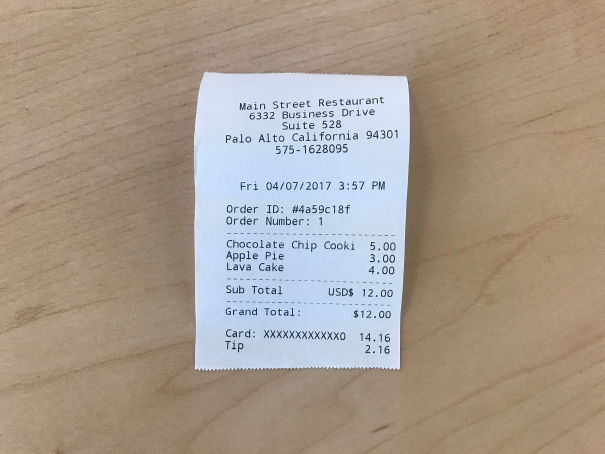
#> input picture PythonTests/img.JPG, 1210 x 908 px (shown at 1/2 size)
$ python 4.py
#> lines starting #> are read from the running program, lines starting #| are printed output that depends on the picture; after the words box and inside, x2 and y2 are one past the last pixel; in counts of white or black regions, pixels touching at a corner belong together
import imutils
import cv2
import numpy as np
import matplotlib.pyplot as plt

import pytesseract

# https://theailearner.com/tag/cv2-warpperspective/
# https://docs.opencv.org/3.0-beta/doc/py_tutorials/py_imgproc/py_geometric_transformations/py_geometric_transformations.html#geometric-transformations

img = cv2.imread('img.JPG')
#> img is the input picture: shape (908, 1210, 3); mean B, G, R 142.5, 155.4, 168
rows, cols, ch = img.shape
#> rows = 908; cols = 1210; ch = 3

pts1 = np.float32([[408, 136], [796, 730], [808, 141], [388, 733]])
np.random.shuffle(pts1)

# 304, 811, 1019, 1658 - suma x, y
# TL, TR, BL, BR, warp funkcja

pts1 = pts1[np.argsort(np.sum(pts1, axis=1))]

topwidth = pts1[1, 0] - pts1[0, 0]
bottomwidth = pts1[3, 0] - pts1[2, 0]

leftheight = pts1[2, 1] - pts1[0, 1]
bottomheight = pts1[3, 1] - pts1[1, 1]

width = max(topwidth, bottomwidth)
height = max(leftheight, bottomheight)

pts2 = np.float32([[0, 0], [width, 0], [0, height], [width, height]])

M = cv2.getPerspectiveTransform(pts1, pts2)
dst = cv2.warpPerspective(img, M, (width, height))
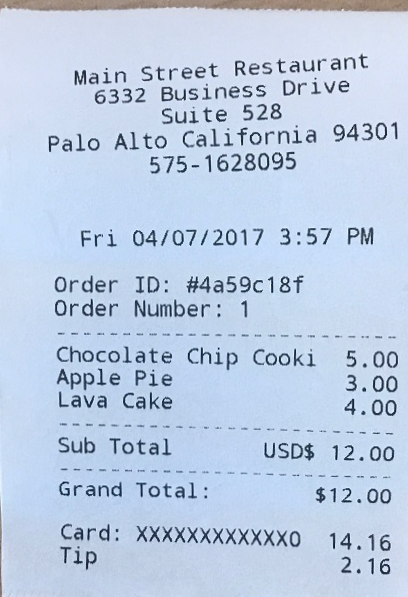
#> dst: shape (597, 408, 3); mean B, G, R 228.6, 205.8, 189

# https://www.pyimagesearch.com/2018/09/17/opencv-ocr-and-text-recognition-with-tesseract/
# https://www.pyimagesearch.com/2017/07/17/credit-card-ocr-with-opencv-and-python/
# https://www.pyimagesearch.com/2017/07/10/using-tesseract-ocr-python/

gray = cv2.cvtColor(dst, cv2.COLOR_BGR2GRAY)
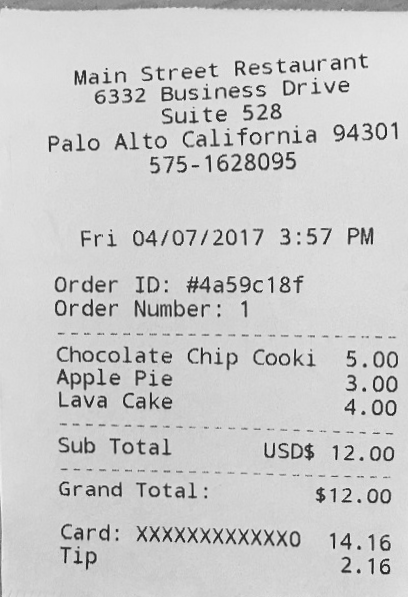
#> gray: shape (597, 408); min 22, max 249, mean 203.4

t_val = 180
# thresh = cv2.threshold(gray, t_val, 255, cv2.THRESH_BINARY)[1]
thresh = cv2.threshold(gray, t_val, 255, cv2.THRESH_BINARY | cv2.THRESH_OTSU)[1]
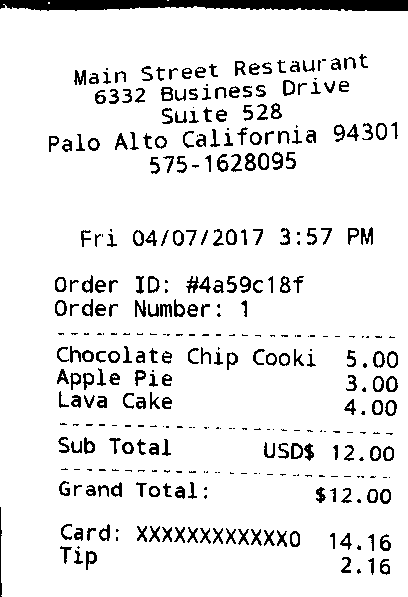
#> thresh: shape (597, 408); 91.4% white; 357 black regions (130 under 20 px), largest, box (x1, y1, x2, y2) and area: (0, 0, 408, 11) 3748, (361, 227, 373, 245) 128, (245, 153, 256, 171) 117

# blur = cv2.medianBlur(thresh, 3)
blur = thresh

blur_rgb = cv2.cvtColor(blur, cv2.COLOR_GRAY2RGB)
cv2.imwrite("temp.png", blur_rgb)

# [4 lines of commented-out code are left out]

plt.subplot(241), plt.imshow(img), plt.title('Input')
plt.subplot(242), plt.imshow(gray), plt.title('Gray')
plt.subplot(243), plt.imshow(thresh), plt.title('Threshold')
plt.subplot(244), plt.imshow(blur), plt.title('Blur')
plt.subplot(245), plt.imshow(blur_rgb), plt.title('Saved')
plt.show()
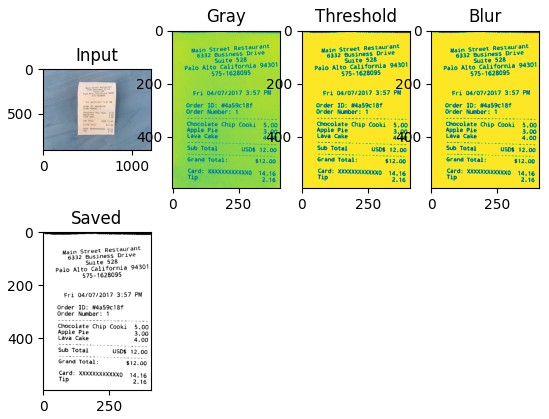
#> figure drawn by matplotlib, 5 panels; B, G, R data is drawn as R, G, B
